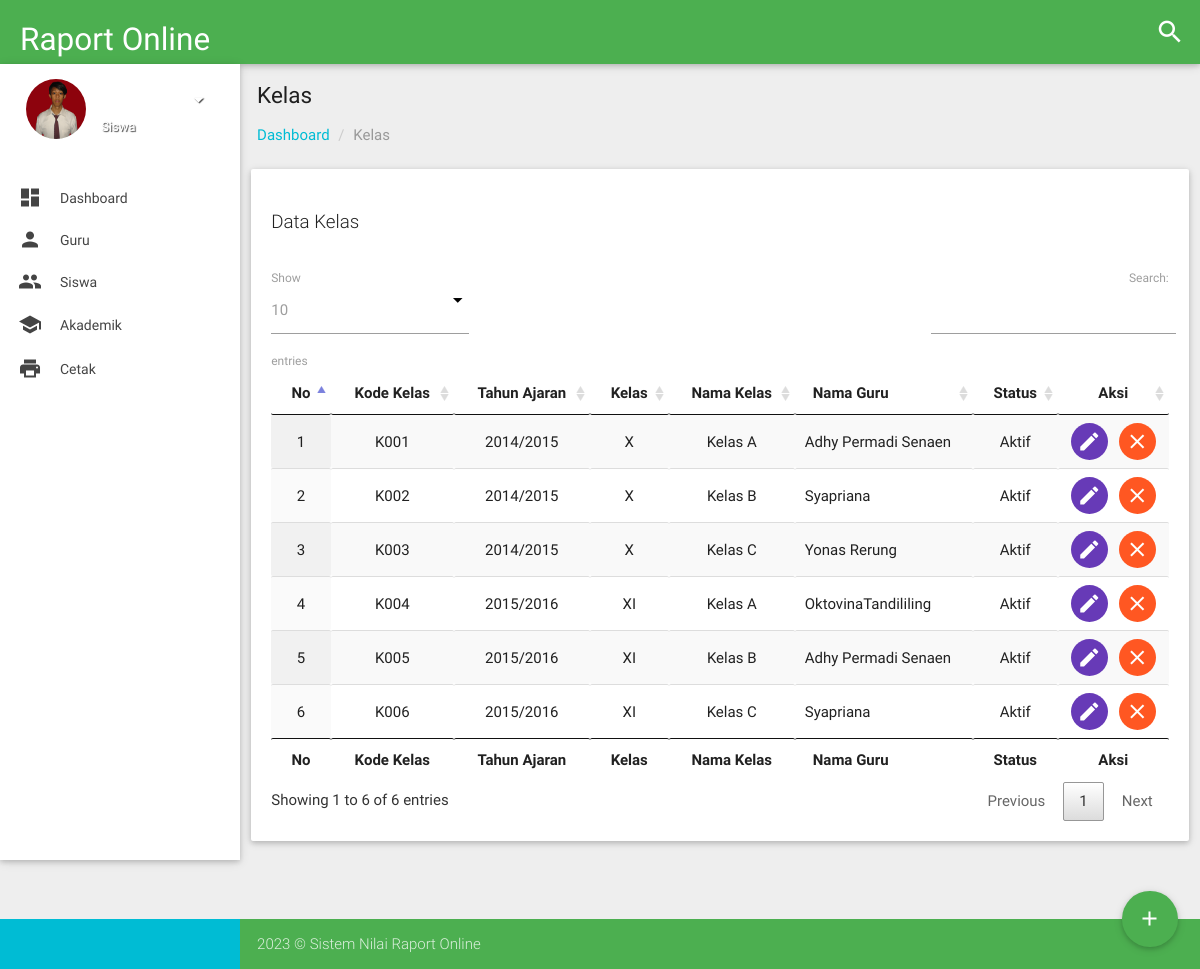
The app's page /admin/index.php?menu=kelas (signed in), older data.
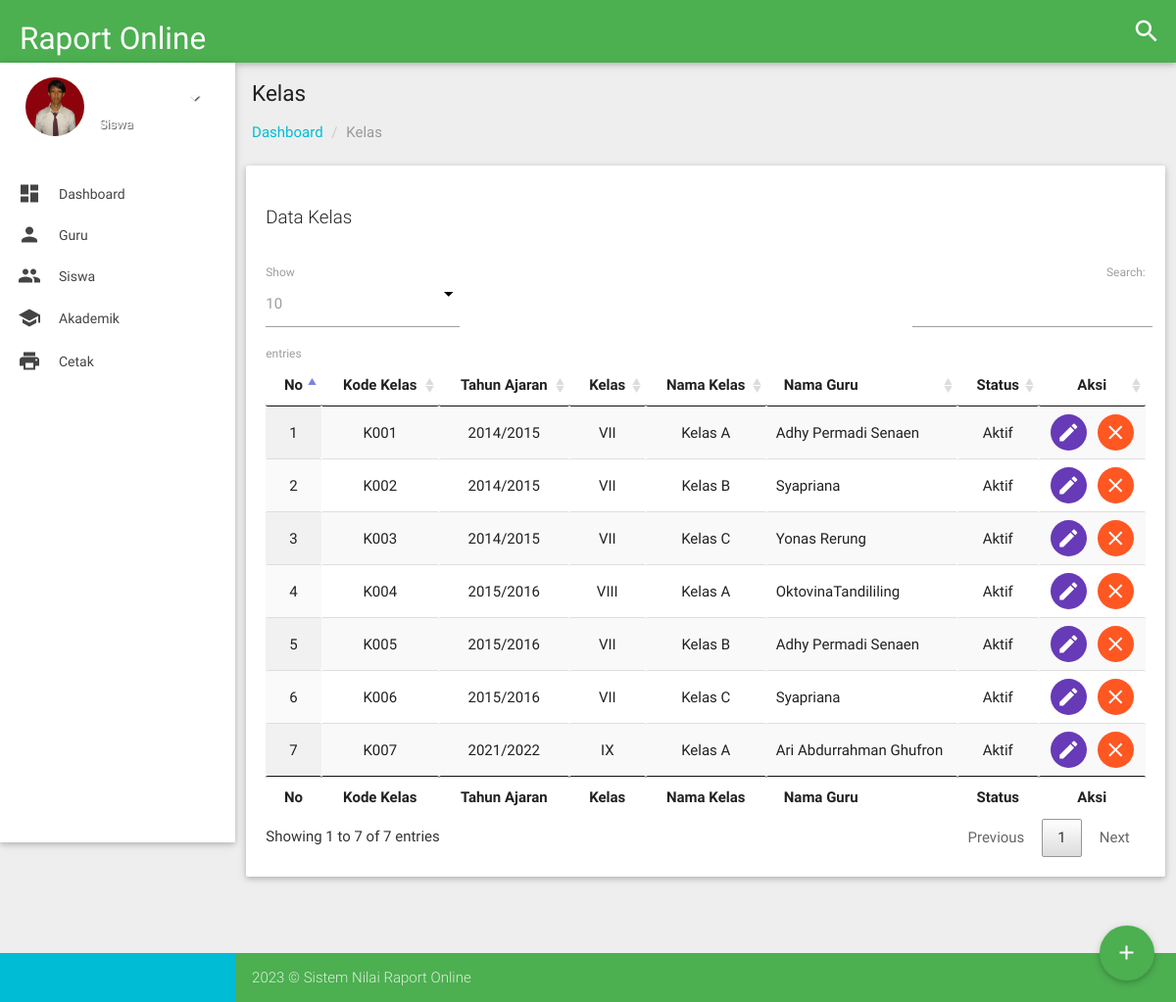
The same page, newer data.
### tables this page shows
CREATE TABLE `kelas` (
  `kode_kelas` char(4) NOT NULL,
  `tahun_ajar` varchar(9) NOT NULL,
  `kelas` char(5) NOT NULL,
  `nama_kelas` varchar(20) NOT NULL,
  `kode_guru` char(5) NOT NULL,
  `status` enum('Aktif','Tidak') NOT NULL
);

CREATE TABLE `guru` (
  `kode_guru` char(5) NOT NULL,
  `nip` varchar(18) NOT NULL,
  `username` varchar(50) NOT NULL,
  `password` varchar(50) NOT NULL,
  `nama_guru` varchar(50) NOT NULL,
  `alamat` varchar(120) NOT NULL,
  `status` enum('Aktif','Tidak') NOT NULL,
  `jenis_kelamin` varchar(10) NOT NULL,
  `foto` longtext NOT NULL,
  `telp` varchar(12) NOT NULL
);

### admin/menu/aksikelas/tampil.php (the view)
<div id="table-datatables">
  <div class="row">
    <div class="col s12 m12 l12">
      <div class="card-panel">
        <p class="caption">Data Kelas</p>
        <table id="data-table-simple" class="responsive-table display " cellspacing="0">
          <thead>
            <tr>
              <th>
                <center>No</center>
              </th>
              <th>
                <center>Kode Kelas</center>
              </th>
              <th>
                <center>Tahun Ajaran</center>
              </th>
              <th>
                <center>Kelas</center>
              </th>
              <th>
                <center>Nama Kelas</center>
              </th>
              <th>Nama Guru</th>
              <th>
                <center>Status</center>
              </th>
              <th>
                <center>Aksi</center>
              </th>
            </tr>
          </thead>
          <tfoot>
            <tr>
              <th>
                <center>No</center>
              </th>
              <th>
                <center>Kode Kelas</center>
              </th>
              <th>
                <center>Tahun Ajaran</center>
              </th>
              <th>
                <center>Kelas</center>
              </th>
              <th>
                <center>Nama Kelas</center>
              </th>
              <th>Nama Guru</th>
              <th>
                <center>Status</center>
              </th>
              <th>
                <center>Aksi</center>
              </th>
            </tr>
          </tfoot>
          <tbody>
            <?php
             $no = 1;
             $query = mysqli_query($connect, "SELECT kelas.*, guru.nama_guru FROM kelas, guru WHERE kelas.kode_guru=guru.kode_guru");
             while ($data = mysqli_fetch_array($query)) {
             ?>
              <tr>
                <td>
                  <center><?php echo $no++; ?></center>
                </td>
                <td>
                  <center><?php echo "$data[kode_kelas]"; ?></center>
                </td>
                <td>
                  <center><?php echo "$data[tahun_ajar]"; ?></center>
                </td>
                <td>
                  <center><?php echo "$data[kelas]"; ?></center>
                </td>
                <td>
                  <center><?php echo $data['nama_kelas']; ?></center>
                </td>
                <td><?php echo "$data[nama_guru]"; ?></td>
                <td>
                  <center><?php echo "$data[status]"; ?></center>
                </td>
                <td>
                  <center><a href="?menu=kelas&aksi=editdatakelas&id=<?php echo $data['kode_kelas']; ?>" class="btn-floating waves-effect waves-light btn-flat deep-purple btn tooltipped" data-position="left" data-delay="50" data-tooltip="Edit"><i class="mdi-content-create"></i></a> &nbsp;
                    <a onClick="swal({
                                           title: 'Anda yakin?',
                                           text: 'Data akan dihapus secara permanen!',
                                           type: 'warning',
                                           showCancelButton: true,
                                           confirmButtonColor: '#DD6B55',
                                           confirmButtonText: 'Ya, hapus!',
                                           cancelButtonText: 'Tidak, Batalkan!',
                                           closeOnConfirm: false,
                                           closeOnCancel: false
                                         },
                                         function(isConfirm){
                                           if (isConfirm) {
                                             window.location.href='aksi.php?menu=kelas&aksi=hapus&id=<?php echo $data['kode_kelas']; ?>'
                                           } else {
                                               swal('Dibatalkan', 'Data batal dihapus :)', 'error');
                                           }
                                         });" href="#" class="btn-floating waves-effect waves-light btn-flat deep-orange btn tooltipped" data-position="right" data-delay="50" data-tooltip="Hapus"><i class="mdi-content-clear"></i></a>
                  </center>
                </td>
              </tr>
            <?php
             }
             ?>
          </tbody>
        </table>
      </div>
    </div>
  </div>
</div>
<br>
<div class="fixed-action-btn">
  <a href="?menu=kelas&aksi=tambahdatakelas" class="btn-floating btn-large waves-effect waves-light green btn tooltipped" data-position="top" data-delay="50" data-tooltip="Tambah">
    <i class="large mdi-content-add"></i>
  </a>
</div>

Row changes from the older to the newer data that the page shows:
changed kelas "K001": kelas "X" → "VII"
changed kelas "K002": kelas "X" → "VII"
changed kelas "Yonas Rerung": kelas "X" → "VII"
changed kelas "OktovinaTandililing": kelas "XI" → "VIII"
changed kelas "K005": kelas "XI" → "VII"
changed kelas "K006": kelas "XI" → "VII"
added kelas: kode_kelas "K007", tahun_ajar "2021/2022", kelas "IX", nama_kelas "Kelas A", kode_guru.nama_guru "Ari Abdurrahman Ghufron", status "Aktif"
Text that changed along with them:
text written by a page script: "Show entries Search: Showing 1 to 6 of 6 entries Previous 1 Next" → "Show entries Search: Showing 1 to 7 of 7 entries Previous 1 Next"
